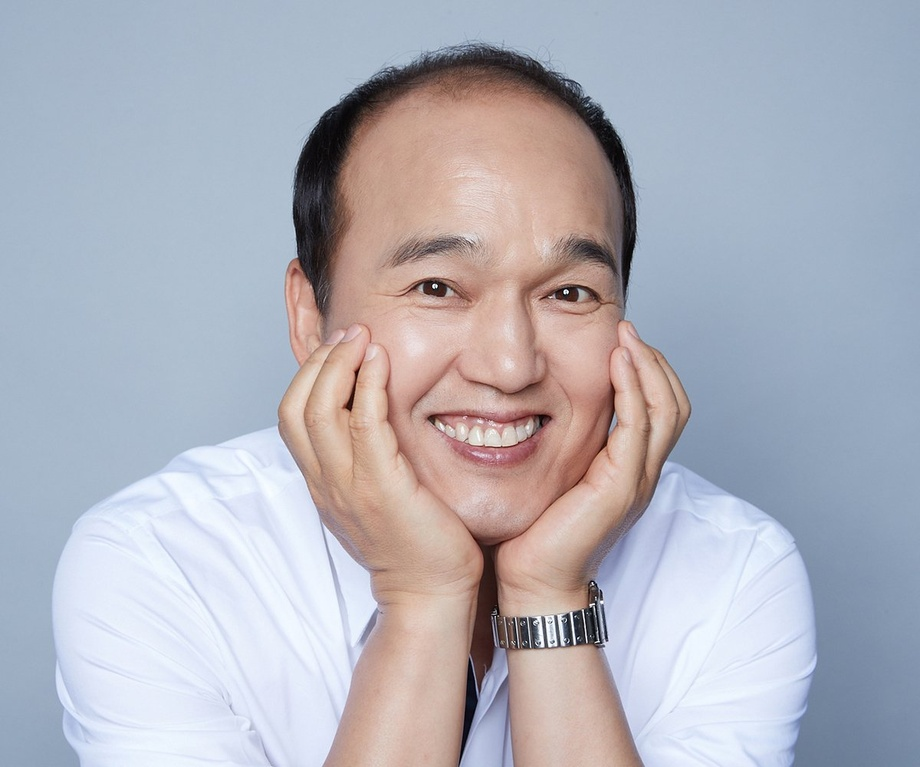
#> input picture data/ad.jpg, 920 x 767 px, shrunk from 1200 x 1000 before the run, found by its file name
$ python 0415.py
#> lines starting #> are read from the running program, lines starting #| are printed output that depends on the picture
# 0415.py
import cv2
src = cv2.imread('./data/ad.jpg')
#> src is the input picture: shape (767, 920, 3); mean B, G, R 187.3, 177.5, 177

dst1 = cv2.rotate(src, cv2.ROTATE_90_CLOCKWISE)
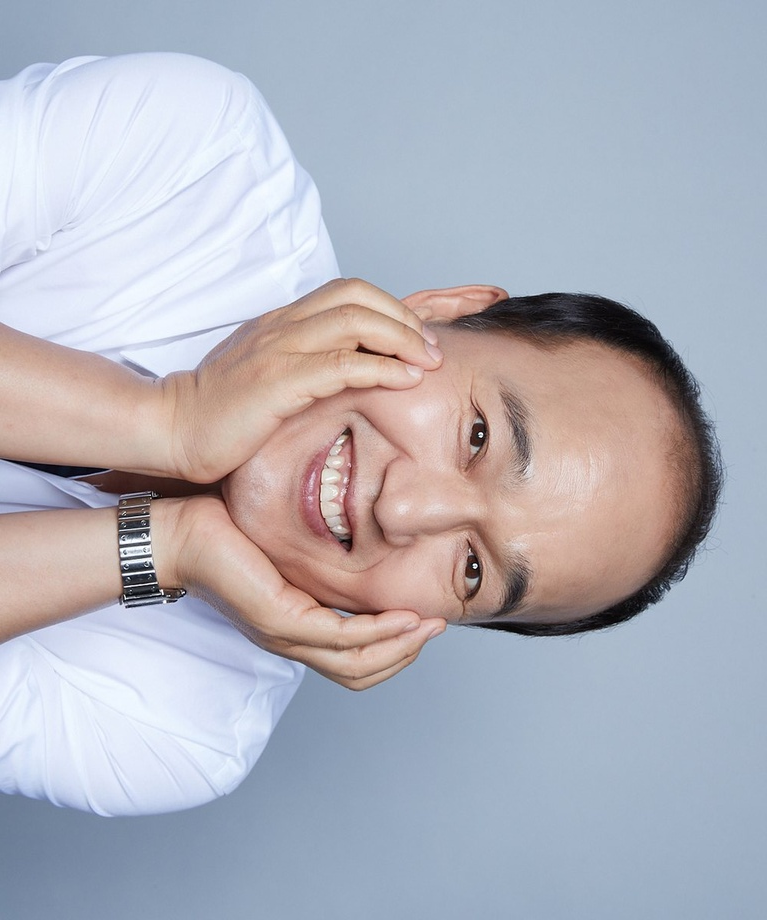
#> dst1: shape (920, 767, 3); mean B, G, R 187.3, 177.5, 177
dst2 = cv2.rotate(src, cv2.ROTATE_90_COUNTERCLOCKWISE)
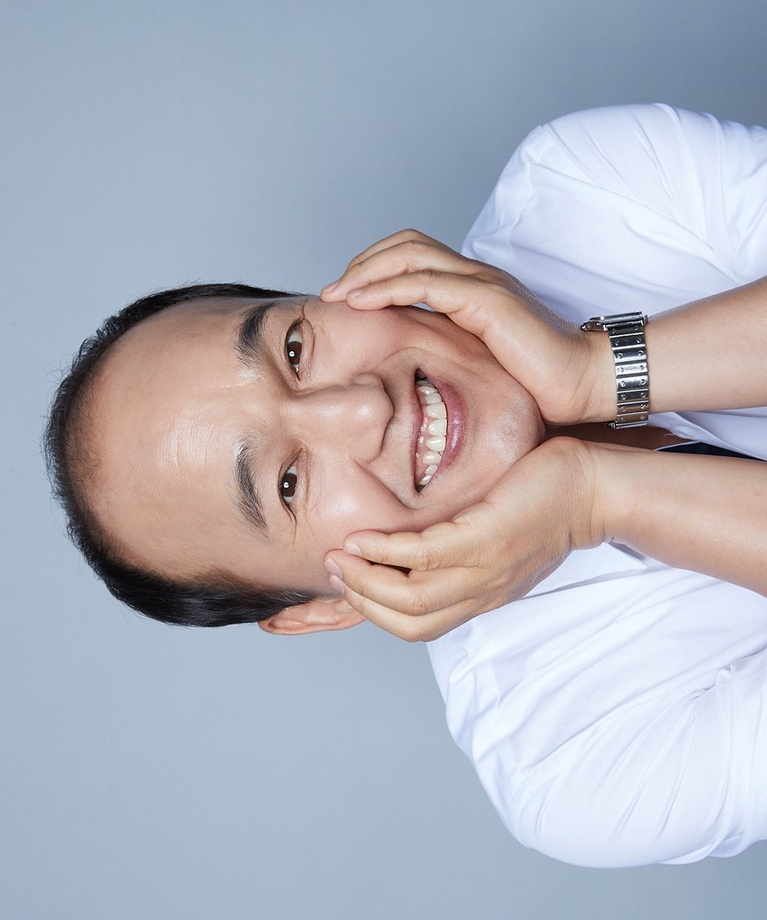
#> dst2: shape (920, 767, 3); mean B, G, R 187.3, 177.5, 177

cv2.imshow('dst1',  dst1)
cv2.imshow('dst2',  dst2)
cv2.waitKey()
cv2.destroyAllWindows()

$ run again, with data/B2.jPG copied over data/ad.jpg
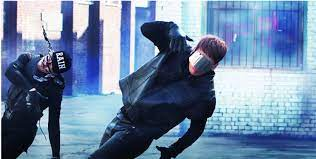
#> input picture data/B2.jPG, 316 x 159 px, found by its file name
#> src is the input picture: shape (159, 316, 3); mean B, G, R 160.7, 131.3, 108
#> `dst1 = cv2.rotate(src, cv2.ROTATE_90_CLOCKWISE)`:
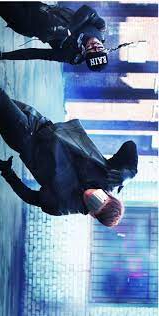
#> dst1: shape (316, 159, 3); mean B, G, R 160.7, 131.3, 108
#> `dst2 = cv2.rotate(src, cv2.ROTATE_90_COUNTERCLOCKWISE)`:
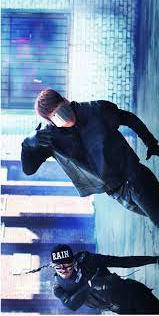
#> dst2: shape (316, 159, 3); mean B, G, R 160.7, 131.3, 108
